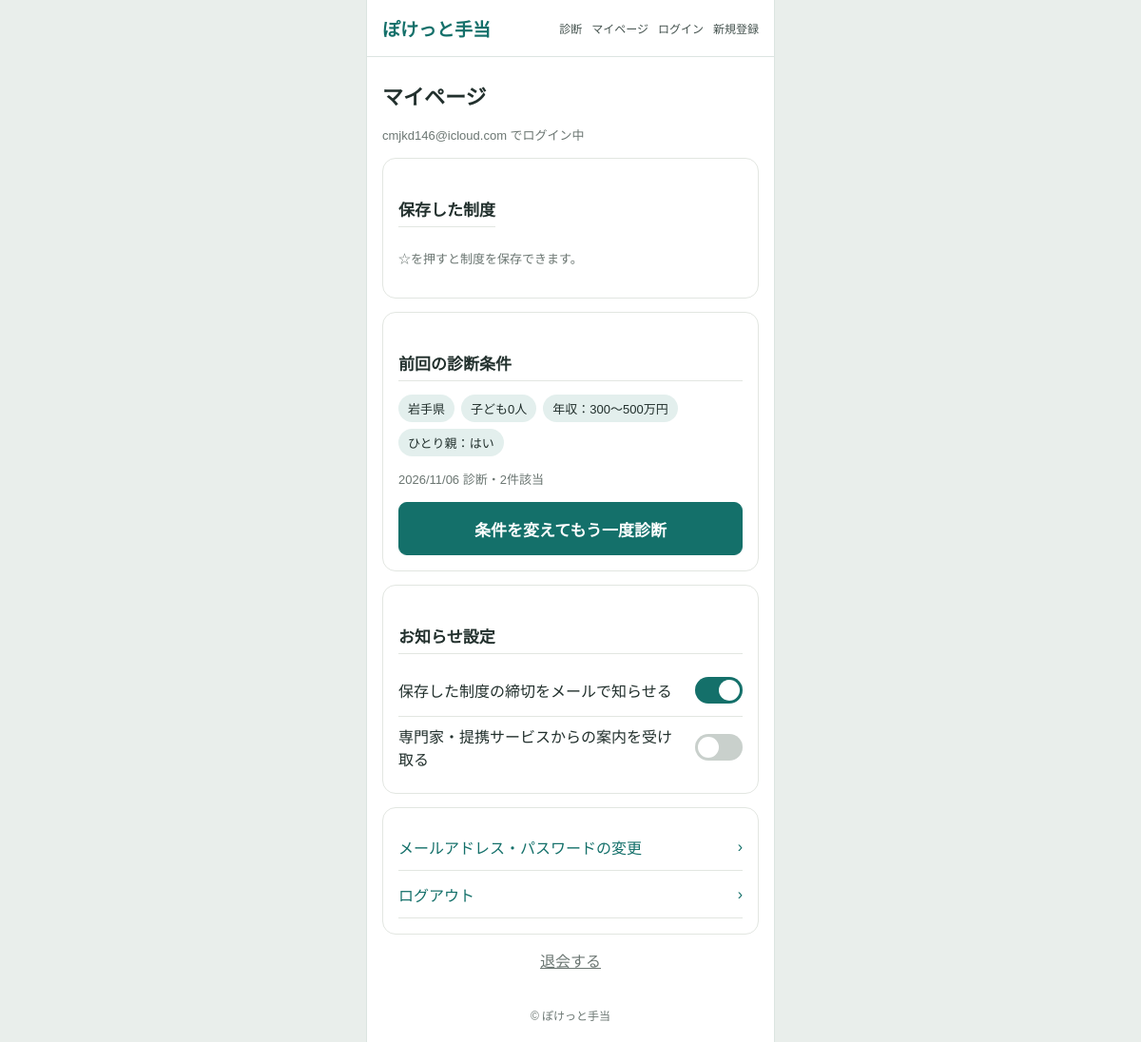
The page /mypage (signed in) on the database its author committed.
### tables this page shows
CREATE TABLE member (
    id              INTEGER      PRIMARY KEY AUTOINCREMENT,
    email           VARCHAR(254) NOT NULL UNIQUE COLLATE NOCASE,
    password_hash   VARCHAR(256) NOT NULL,
    prefecture      VARCHAR(2)   NOT NULL DEFAULT '',
    children_count  SMALLINT,
    income          SMALLINT,
    is_single       BOOLEAN,
    notify_deadline BOOLEAN      NOT NULL DEFAULT 1,
    agree_partner   BOOLEAN      NOT NULL DEFAULT 0,
    signup_trigger  VARCHAR(30)  NOT NULL DEFAULT '',
    created_at      DATETIME     NOT NULL
);

CREATE TABLE diagnosis_log (
    id             INTEGER     PRIMARY KEY AUTOINCREMENT,
    visit_id       VARCHAR(36) NOT NULL,
    member_id      INTEGER     REFERENCES member(id) ON DELETE SET NULL,
    created_at     DATETIME    NOT NULL,
    prefecture     VARCHAR(2)  NOT NULL,
    children_count SMALLINT    NOT NULL,
    income         SMALLINT    NOT NULL,
    is_single      BOOLEAN     NOT NULL,
    subsidy_ids    TEXT        NOT NULL                    -- カンマ区切り
);

### app.py (the view)
@app.route("/mypage")
def mypage():
    member = login_member()
    if member is None:
        return redirect("/login")
    db = get_db()
    favorites = db.execute(
        "SELECT subsidy.* FROM favorite JOIN subsidy ON subsidy.id = favorite.subsidy_id"
        " WHERE favorite.member_id = ? ORDER BY subsidy.deadline IS NULL, subsidy.deadline",
        (member["id"],)).fetchall()
    last = db.execute("SELECT * FROM diagnosis_log WHERE member_id = ? ORDER BY id DESC LIMIT 1", (member["id"],)).fetchone()
    today = date.today().isoformat()
    week_end = (date.today() + timedelta(days=7)).isoformat()
    soon_count = sum(1 for item in favorites if item["deadline"] and today <= item["deadline"] <= week_end)
    return render_template("mypage.html", member=member, favorites=favorites, last=last,
                           pref_name=PREF_NAME, today=today, week_end=week_end, soon_count=soon_count,
                           child_labels={0: "0人", 1: "1人", 2: "2人", 3: "3人", 4: "4人以上"},
                           income_labels={1: "300万円未満", 2: "300〜500万円", 3: "500〜800万円",
                                          4: "800万円以上", 5: "わからない"})

### app.py (called while the page is built)
def get_db():
    if "db" not in g:
        g.db = sqlite3.connect(DB_PATH)
        g.db.row_factory = sqlite3.Row          # row["name"] のように列名で取れるようにする
        g.db.execute("PRAGMA foreign_keys = ON")
    return g.db

def login_member():
    if "member_id" not in session:
        return None
    return get_db().execute("SELECT * FROM member WHERE id = ?", (session["member_id"],)).fetchone()

### templates/mypage.html (shortened to what this page needs)
{% extends "base.html" %}
{% block content %}
<h1>マイページ</h1>
<p class="small">{{ member.email }} でログイン中</p>
<section class="page-card" id="favorite_list">
  <div class="card-head"><h2>保存した制度</h2></div>
  {% if favorites %}
    {% for s in favorites %}
    <div class="fav">
      <div>
        <p class="fav-name">{{ s.name }}</p>
        <p class="small">
          {% if s.deadline %}
            締切 {{ s.deadline[5:7] }}/{{ s.deadline[8:10] }}
            {% if today <= s.deadline <= week_end %}<strong class="urgent">（7日以内）</strong>{% endif %}
          {% else %}随時受付{% endif %}
        </p>
      </div>
      <a class="btn-official" href="/out/{{ s.id }}" target="_blank" rel="noopener">公式サイト ↗</a>
    </div>
    {% endfor %}
  {% else %}
  <p class="small">☆を押すと制度を保存できます。</p>
  {% endif %}
</section>
<section class="page-card">
  <h2>前回の診断条件</h2>
  {% if last %}
  <ul class="tags">
    <li>{{ pref_name[last.prefecture] }}</li>
    <li>子ども{{ child_labels[last.children_count] }}</li>
    <li>年収：{{ income_labels[last.income] }}</li>
    <li>ひとり親：{{ "はい" if last.is_single else "いいえ" }}</li>
  </ul>
  <p class="meta">{{ last.created_at[:10].replace("-", "/") }} 診断・{{ last.subsidy_ids.split(",")|length if last.subsidy_ids else 0 }}件該当</p>
  {% else %}
  <p class="small">まだ診断していません。</p>
  {% endif %}
  <a class="btn block" href="/diagnosis">条件を変えてもう一度診断</a>
</section>
<section class="page-card">
  <h2>お知らせ設定</h2>
  <form method="post" action="/mypage/settings">
    <label class="switch-row">
      <span>保存した制度の締切をメールで知らせる</span>
      <span class="switch"><input type="checkbox" role="switch" name="notify_deadline" value="1" {% if member.notify_deadline %}checked{% endif %} onchange="this.form.submit()"><span class="track"></span></span>
    </label>
    <label class="switch-row">
      <span>専門家・提携サービスからの案内を受け取る</span>
      <span class="switch"><input type="checkbox" role="switch" name="agree_partner" value="1" {% if member.agree_partner %}checked{% endif %} onchange="this.form.submit()"><span class="track"></span></span>
    </label>
  </form>
</section>
<section class="page-card">
  <a class="link-row" href="/account">メールアドレス・パスワードの変更 <span aria-hidden="true">›</span></a>
  <a class="link-row" href="/logout">ログアウト <span aria-hidden="true">›</span></a>
</section>
<button type="button" class="withdraw" onclick="document.getElementById('withdraw_dialog').showModal()">退会する</button>
{% endblock %}

### static/style.css (style rules this page uses)
* { box-sizing: border-box; }
body { margin: 0; background: #e9eeeb; color: #22302d; font-family: "Hiragino Sans", "Yu Gothic", Meiryo, sans-serif; }
h1 { margin: 8px 0 16px; font-size: 22px; }
h2 { margin: 24px 0 10px; padding-bottom: 6px; border-bottom: 1px solid #e2e6e1; font-size: 17px; }
p { line-height: 1.65; }
a { color: #14706a; }
.small { color: #6b7672; font-size: 13px; }
.btn, button { font: inherit; }
.btn, .btn-main, button.primary { min-height: 48px; display: inline-flex; align-items: center; justify-content: center; padding: 10px 16px; border: 1px solid #14706a; border-radius: 9px; background: #14706a; color: #fff; font-weight: 700; text-align: center; text-decoration: none; cursor: pointer; }
.btn.block { width: 100%; min-height: 56px; font-size: 17px; }
.card, .page-card { margin-bottom: 14px; padding: 16px; border: 1px solid #e2e6e1; border-radius: 14px; background: #fff; }
.card .top, .card-head { display: flex; align-items: flex-start; justify-content: space-between; gap: 10px; }
.tags { display: flex; flex-wrap: wrap; gap: 7px; margin: 14px 0; padding: 0; list-style: none; }
.tags li { padding: 5px 10px; border-radius: 20px; background: #e3efed; font-size: 13px; }
.meta, .sub { color: #6b7672; font-size: 13px; }
.switch-row { display: flex; align-items: center; justify-content: space-between; gap: 12px; min-height: 56px; padding: 8px 0; border-bottom: 1px solid #e2e6e1; }
.switch-row:last-child { border-bottom: 0; }
.switch { position: relative; flex: none; width: 50px; height: 28px; }
.switch .track { position: absolute; inset: 0; border-radius: 20px; background: #c9d0cc; pointer-events: none; }
.switch .track::after { content: ""; position: absolute; top: 3px; left: 3px; width: 22px; height: 22px; border-radius: 50%; background: #fff; transition: transform .2s; }
.switch input:checked + .track { background: #14706a; }
.switch input:checked + .track::after { transform: translateX(22px); }
.link-row { min-height: 50px; display: flex; align-items: center; justify-content: space-between; border-bottom: 1px solid #e2e6e1; text-decoration: none; }
.withdraw { display: block; margin: 14px auto 0; border: 0; background: none; color: #6b7672; text-decoration: underline; cursor: pointer; }

### rows shown on the page
member: email "cmjkd146@icloud.com"
diagnosis_log: prefecture "岩手県", children_count "0人", income "300〜500万円", is_single "はい", created_at "2026/11/06"

### other values the page prints
{{ last.subsidy_ids.split(",")|length if last.subsidy_ids else 0 }} "2"
